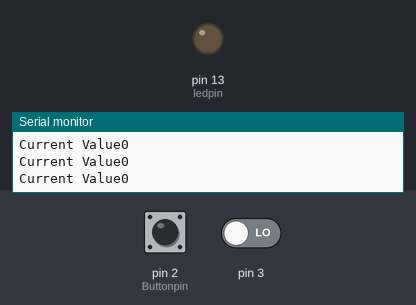
Bench run of a program on a simulated Arduino Mega 2560, built with avr-gcc and run on an emulated ATmega2560. Shown: output pins drawn as LEDs (lit = HIGH), the last lines printed to the serial monitor. The test bench sets the inputs (shaded band); at power-on: pin 2 (Buttonpin) HIGH, pin 3 LOW.

Above: at 2.8 s.
2.9 s: pin 2 (Buttonpin) pulled LOW for 1.2 s
At 3.5 s:
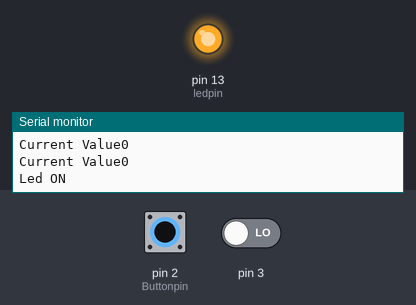
5.6 s: pin 2 (Buttonpin) pulled LOW for 1.2 s
At 7.1 s:
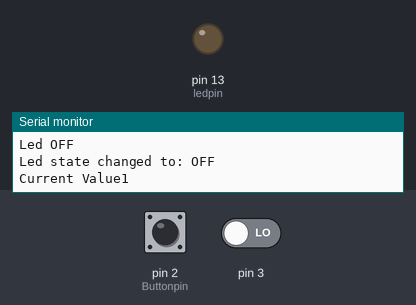
8.3 s: pin 2 (Buttonpin) pulled LOW for 3.2 s
At 9.5 s:
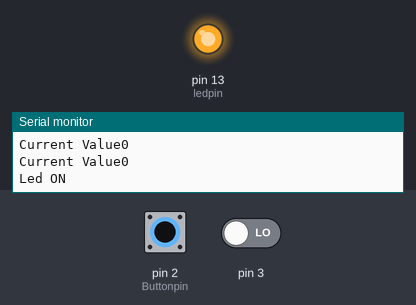
Timing chart, 0 to 12.8 s (numbered marks = the images above; inputs shaded):
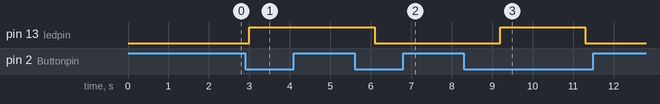

Measured:
- after the input at 2.9 s, pin 13 (ledpin): LOW → HIGH after 0.10 s
- after the input at 5.6 s, pin 13 (ledpin): HIGH → LOW after 0.50 s
- after the input at 8.3 s, pin 13 (ledpin): LOW → HIGH after 0.90 s, → LOW 2.1 s later

The program:

main.cpp
```cpp
#include <Arduino.h>
#include "led_driver.h"
#include "button_driver.h"
#include "bit_utils.h"


#define ledpin 13
#define Buttonpin 2

LedDriver led(ledpin); // Initialize led
ButtonDriver button(Buttonpin); // Initialize button

void setup() {
    Serial.begin(115200);

    // configuration de la pin de led pinMode(led.led, OUTPUT);
    SetBit(DDRB, PB7);   // Configure PB7 en sortie


    // configuration de la pin de led pinMode(button.button,INPUT);
    ClrBit(DDRE, PE4);
    SetBit(PORTE, PE4);
}

void loop() {

    // Pooling
    uint16_t value = button.GetCurrentValue();

    if (value == HIGH) {
        led.led_toggle();
    }

    Serial.print("Current Value");
    Serial.println(value);


    delay(1000);
}
```

bit_utils.h
```cpp
#pragma once

#define SetBit(x,y)  ((x) |= (1 << (y)))
#define ClrBit(x,y)  ((x) &= ~(1 << (y)))
#define TestBit(x,y) ((x) & (1 << (y)))
```

button_driver.h
```cpp
#ifndef BUTTON_DRIVER_H
#define BUTTON_DRIVER_H

#include <Arduino.h>


class ButtonDriver {
public:
    uint8_t button;
    uint16_t value;

    ButtonDriver(uint8_t bouton);

    uint16_t GetCurrentValue();


private:
    void set_button(uint8_t newButton);
    uint8_t get_button();
    void set_value(uint16_t value);

};

#endif
```

led_driver.h
```cpp
#ifndef LED_DRIVER_H
#define LED_DRIVER_H

#include <Arduino.h>

const uint8_t INTERNAL_LED = 13;

class LedDriver {
public:
    uint8_t led;
    bool state;

    LedDriver(uint8_t led);
    LedDriver();

    void led_on();
    void led_off();
    void led_toggle(uint32_t TimeSleep = 100);
    void change_state(bool state);


private:
    void set_led(uint8_t newLed);
    uint8_t get_led();
    bool get_state();
    void set_state(bool state);
};

#endif
```

button_driver.cpp
```cpp
#include "button_driver.h"
#include "bit_utils.h"

ButtonDriver::ButtonDriver(uint8_t button)
{
    set_button(button);
}

uint16_t ButtonDriver::GetCurrentValue()
{
    value = !TestBit(PINE, PE4);
    set_value(value);
    return value;
}

// SETTER

void ButtonDriver::set_value(uint16_t newValue)
{
    this->value = newValue;
}


// GETTER
void ButtonDriver::set_button(uint8_t newButton)
{
    this->button = newButton;
}

uint8_t ButtonDriver::get_button()
{
    return this->button;
}
```

led_driver.cpp
```cpp
#include "led_driver.h"
#include "bit_utils.h"


LedDriver::LedDriver(uint8_t led) {
    set_led(led);
    set_state(false);
}

LedDriver::LedDriver() {
    set_led(INTERNAL_LED);
    set_state(false);
}


void LedDriver::led_on() {
    Serial.println("Led ON");
    set_state(true);
    SetBit(PORTB, PB7);  // Allume la LED
    delay(1000);
}

void LedDriver::led_off() {
    Serial.println("Led OFF");
    set_state(false);
    ClrBit(PORTB, PB7);  // Éteint la LED
}

void LedDriver::led_toggle(uint32_t TimeSleep) {
    change_state(get_state());
    delay(TimeSleep);
}

void LedDriver::set_led(uint8_t newLed) {
    led = newLed;
}

uint8_t LedDriver::get_led() {
    return led;
}


void LedDriver::change_state(bool state)
{
    bool newState = !state;

    set_state(newState);
    if(get_state()) {
        led_on();
    } else {
        led_off();
    }

    Serial.print("Led state changed to: ");
    Serial.println(newState ? "ON" : "OFF");
}


bool LedDriver::get_state() {
    return state;
}


void LedDriver::set_state(bool newState){
    this->state = newState;
}
```
